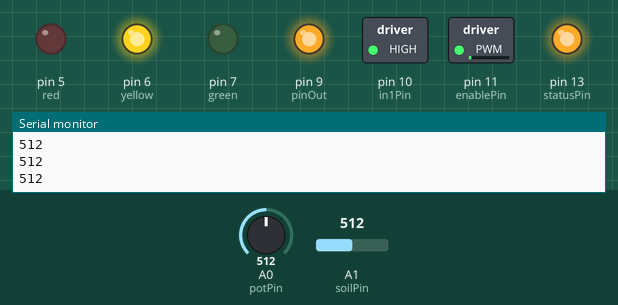
The sketch below on a simulated Arduino Mega 2560, built with avr-gcc and run on an emulated ATmega2560. Shown: switched loads named in the sketch (green lamp = pin HIGH), output pins drawn as LEDs (lit = HIGH), the last lines printed to the serial monitor. Inputs (shaded band) come from the test bench; at power-on: A1 (soilPin) = 512, A0 (potPin) = 512.

Above: at 1.2 s.
1.3 s: A1 (soilPin) set to 488
At 2.5 s:
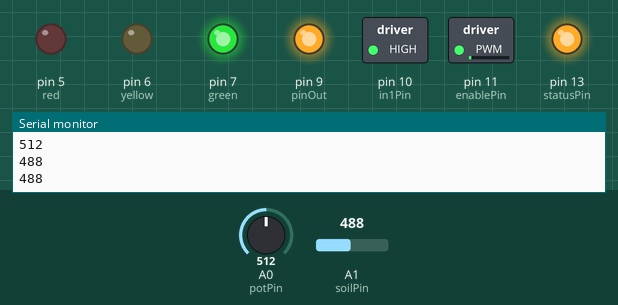
3.5 s: A1 (soilPin) set to 1010
At 5.2 s:
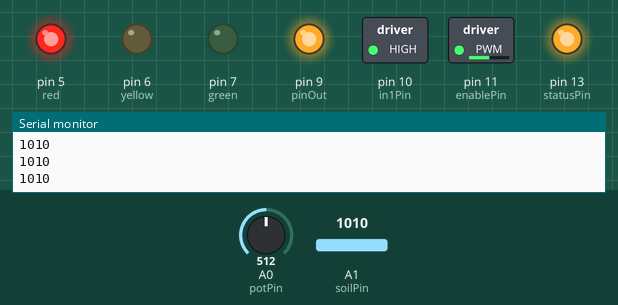
5.5 s: A0 (potPin) set to 716
At 6.8 s:
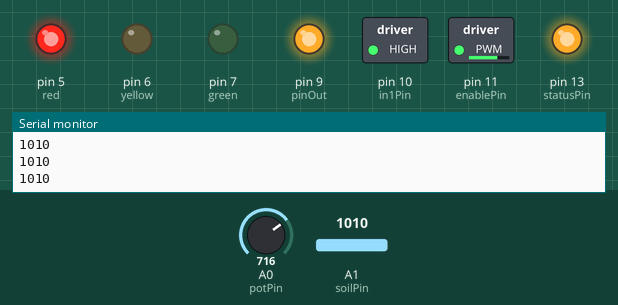
7.5 s: A0 (potPin) set to 900
At 8.4 s:
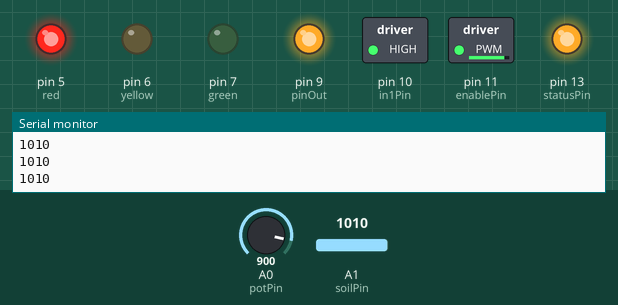
9.5 s: A0 (potPin) set to 122
At 11.2 s:
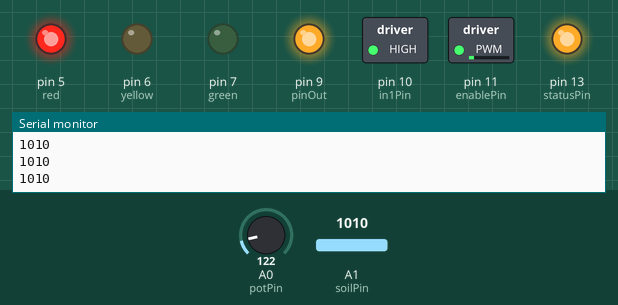
11.5 s: A0 (potPin) set to 0
At 12.8 s:
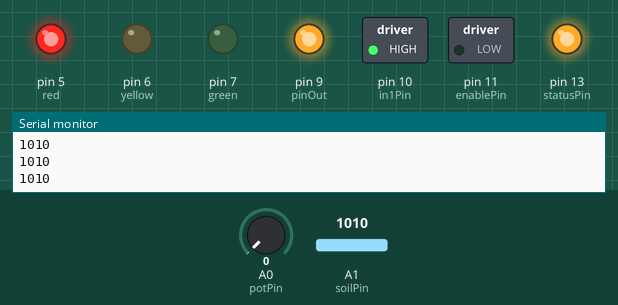
Timing chart, 0 to 14.5 s (numbered marks = the images above; inputs shaded):
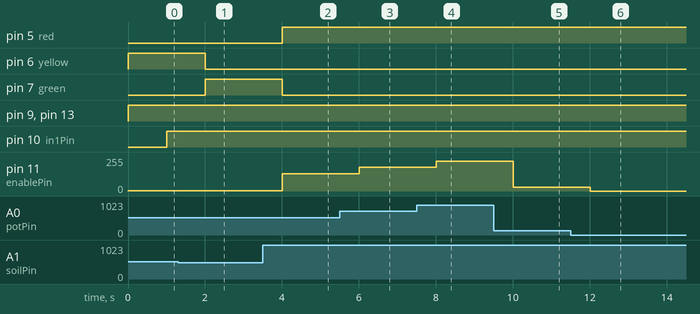

Measured:
- the behaviour switches between 500 and 499 on A1 (soilPin) (found by bisection; images 0 and 1)
- after the input at 1.3 s, pin 6 (yellow): HIGH → LOW after 0.70 s; pin 7 (green): LOW → HIGH after 0.70 s
- after the input at 3.5 s, pin 5 (red): LOW → HIGH after 0.50 s; pin 7 (green): HIGH → LOW after 0.50 s; pin 11 (enablePin): 1/255 → 128/255 after 0.50 s
- after the input at 5.5 s, pin 11 (enablePin): 128/255 → 179/255 after 0.51 s
- after the input at 7.5 s, pin 11 (enablePin): 179/255 → 225/255 after 0.51 s
- after the input at 9.5 s, pin 11 (enablePin): 225/255 → 30/255 after 0.51 s
- after the input at 11.5 s, pin 11 (enablePin): 30/255 → 0/255 after 0.51 s

The sketch:

sketch_oct07a_l293d.ino
```cpp
int enablePin = 11;
int in1Pin = 10;
//int in2Pin = 9;
int pinOut = 9;
//int switchPin = 7;
int potPin = 0;
int statusPin= 13;
int soilPin = 1;
//*************************************************//
//#define PIN_OUT_LED_R    7
//#define PIN_OUT_LED_G    6
//#define PIN_OUT_LED_Y    5

void setup()
{
  Serial.begin(9600);
  pinMode(in1Pin, OUTPUT); //pin 10
  //pinMode(in2Pin, OUTPUT);
  pinMode(pinOut, OUTPUT); //pin 9
  pinMode(enablePin, OUTPUT); //pin 11
  //pinMode(switchPin, INPUT_PULLUP); //pin 7
  pinMode(statusPin,OUTPUT); //pin 13 // not in use

  pinMode(7, OUTPUT); //green
  pinMode(6, OUTPUT); //yellow
  pinMode(5, OUTPUT); //red
}
int soilValue;

void loop()
{
  digitalWrite(13,HIGH);
  int speed = analogRead(potPin) / 4;

  soilValue = analogRead(soilPin);
  //boolean reverse = digitalRead(switchPin);
  boolean reverse = digitalRead(pinOut);

  Serial.println(soilValue);
  if(soilValue > 1000)
    setMotor(speed, reverse);
  else
    setMotor(1, reverse);
/***/

soilValue = analogRead(soilPin);

  // higher dryer
  Serial.println(soilValue);

  if(soilValue < 500)
  {
    digitalWrite(7, HIGH);
    digitalWrite(6, LOW);
    digitalWrite(5, LOW);

  }
  else if(soilValue >= 500 && soilValue < 1000)
  {
    digitalWrite(6, HIGH);
    digitalWrite(5, LOW);
    digitalWrite(7, LOW);
  }
  else
  {
    digitalWrite(5, HIGH);
    digitalWrite(6, LOW);
    digitalWrite(7, LOW);
  }

/****/
   delay (1000);
}

void setMotor(int speed,boolean reverse)
{
  analogWrite(enablePin, speed);
  digitalWrite(in1Pin,  reverse);
  digitalWrite(pinOut, HIGH);
}
```
